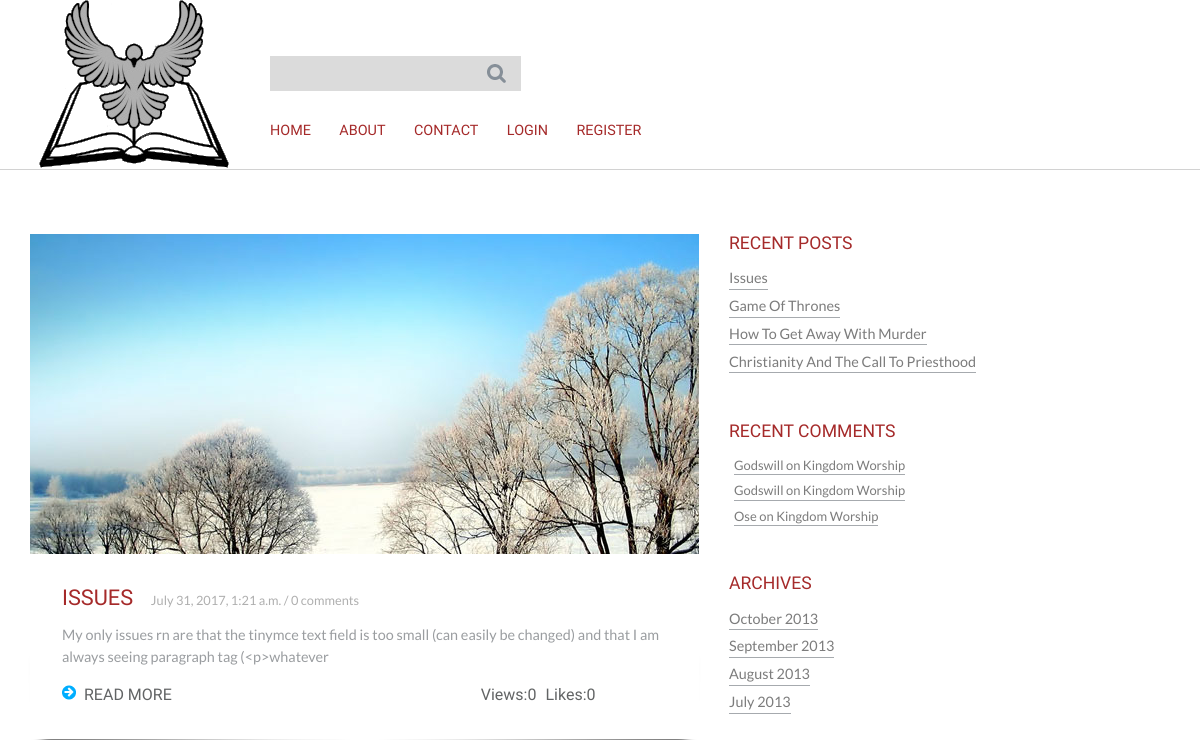
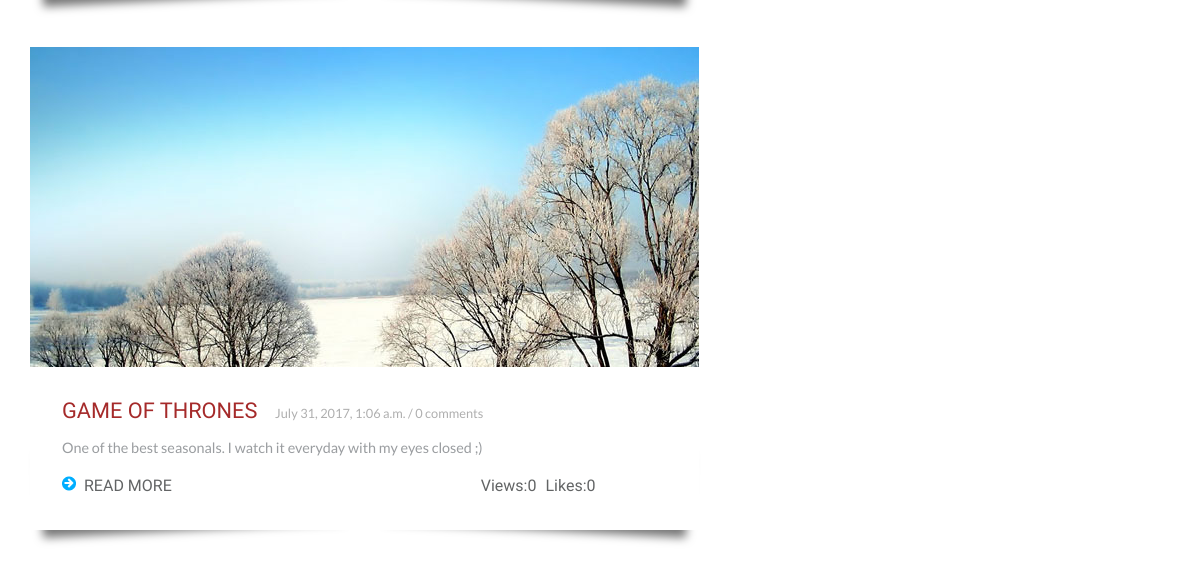
Before: / (upper part) with the older database file (2 pictures, top to bottom).
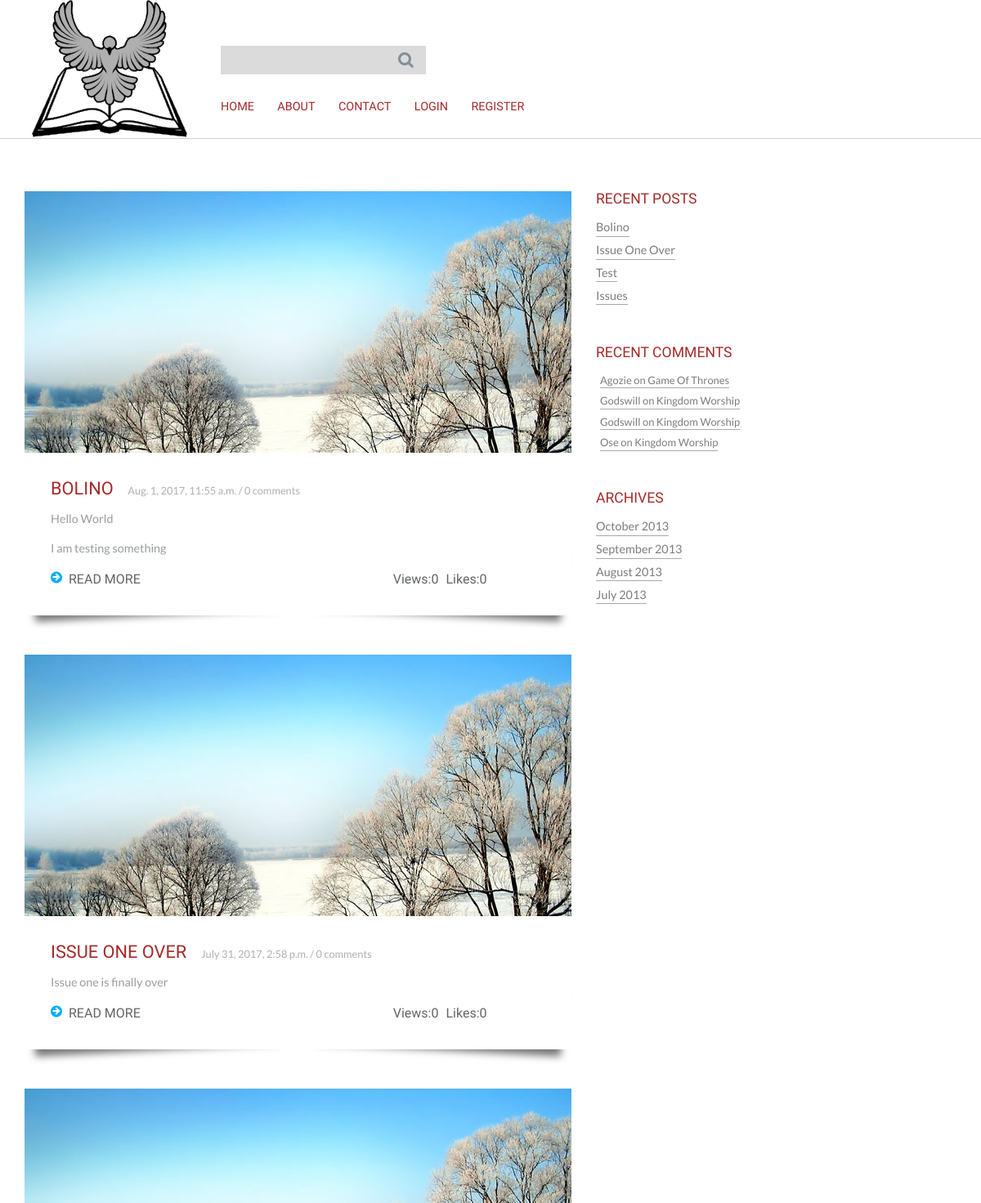
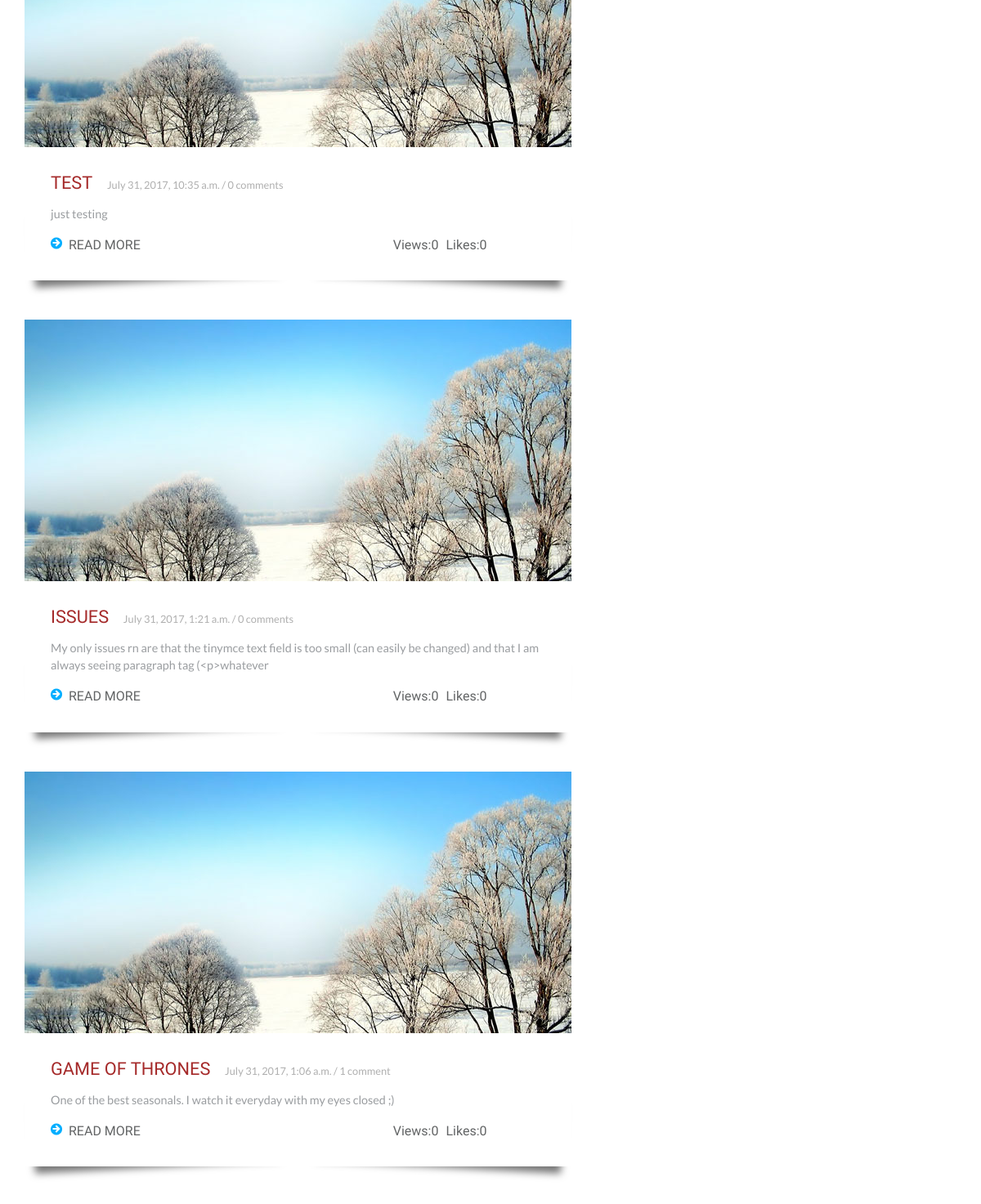
After: the same page with the newer database file (2 pictures, top to bottom).
### blog/models.py (models this page shows, shortened)
class Post(models.Model):
    author = models.ForeignKey('auth.User',null=True)
    title = models.CharField(max_length=150)
    pub_date = models.DateTimeField(default=timezone.now())
    text = models.TextField()
    likes = models.IntegerField(default=0)
    views = models.IntegerField(default=0)
    slug = models.SlugField(unique=True)
    email = models.EmailField(max_length=50, default='kingdom@gmail.com')
    def __str__(self):
        return self.title

class Comment(models.Model):
    commenter = models.ForeignKey('auth.User')
    email = models.EmailField(max_length=50)
    post = models.ForeignKey(Post)
    created_on = models.DateTimeField(default=timezone.now())
    text = tinymce_models.HTMLField()

### blog/views.py (the view)
# urls.py: url(r'^$', views.index, name='index'),
def index(request):
    posts = Post.objects.all().filter(pub_date__lte=timezone.now()).order_by('-pub_date')
    recent_comments()
    recent_posts()
    context = {'posts':posts,'recent_comments':recent_comments,'recent_posts':recent_posts}
    return render(request, 'blog/index.html',context)

### blog/views.py (called while the page is built)
def recent_comments():
    recent_comments = Comment.objects.all().filter(created_on__lte=timezone.now()).order_by('-created_on')[:4]
    return recent_comments

def recent_posts():
    recent_posts = Post.objects.all().filter(pub_date__lte=timezone.now()).order_by('-pub_date')[:4]
    return recent_posts

### templates/blog/index.html (shortened to what this page needs)
{% extends 'blog/base.html' %}
{% load staticfiles %}
{% block body_block %}
<body>
		<div class="content">
			 <div class="container">
				 <div class="content-grids">
					 <div class="col-md-8 content-main">
						 <div class="content-grid">
							 {% if posts %}
							 {% for post in posts %}
							 <div class="content-grid-info">
								 <img src="{% static 'images/post1.jpg' %}" alt=""/>
								 <div class="post-info">
								 <h4><a href="{% url 'blog:detail' post.slug %}">{{ post.title }}</a> {{ post.pub_date }} / {{ post.comment_set.count }} comment{{ post.comment_set.count|pluralize:"s" }}</h4>
								 <p>{{ post.text|safe|slice:":150" }} </p>
								 <a href="{% url 'blog:detail' post.slug %}"><span></span>READ MORE</a>
								 <div class="views-and-likes">
									<a href="#"> Views:{{ post.views}}</a>
									<a href="#" > Likes:{{post.likes}}</a>
								 </div>
								 </div>
							 </div>
							 {% endfor %}
							 {% endif %}
						 </div>
					  </div>
						<div class="col-md-4 side-content">
  					 <div class="recent">
  						 <h3>RECENT POSTS</h3>
							 {% if recent_posts %}
  						 <ul>
								 {% for post in recent_posts %}
  						 <li><a href="{% url 'blog:detail' post.slug %}">{{post.title|title }}</a></li>
							 {% endfor %}
  						 </ul>
							 {% else %}
						 <li><a href="#">No post has been posted</a></li>
							 {% endif %}
  					 </div>
  					 <div class="comments">
  						 <h3>RECENT COMMENTS</h3>
  						 {% if recent_comments %}
  						 <ul>
  							 {% for comment in recent_comments %}
  						 <li><a href="{% url 'blog:detail' comment.post.slug %}">{{comment.commenter|title}} on {{comment.post|title}}</a></li>
  						 	{% endfor %}
  						 </ul>
							 {% else %}
							 <li><a href="#">No comments at the moment</a></li>
  						 {% endif %}
  					 </div>
  					 <div class="archives">
  						 <h3>ARCHIVES</h3>
  						 <ul>
  						 <li><a href="#">October 2013</a></li>
  						 <li><a href="#">September 2013</a></li>
  						 <li><a href="#">August 2013</a></li>
  						 <li><a href="#">July 2013</a></li>
  						 </ul>
  					 </div>
  					</div>
			  </div>
		</div>
</body>
{% endblock %}

Changed rows visible on the page:
no longer on this page (row unchanged): Post: title "How To Get Away With Murder", shown under "RECENT POSTS"
no longer on this page (row unchanged): Post: title "Christianity And The Call To Priesthood", shown under "RECENT POSTS"
no longer on one of the page's lists (row unchanged): Post: title "Game Of Thrones"
added Post: title "BOLINO", pub_date "Aug. 1, 2017, 11:55 a.m.", comment_set.count "0", text "Hello World I am testing something", views "0", likes "0", title "Bolino"
added Post: title "ISSUE ONE OVER", pub_date "July 31, 2017, 2:58 p.m.", comment_set.count "0", text "Issue one is finally over", views "0", likes "0", title "Issue One Over"
added Post: title "TEST", pub_date "July 31, 2017, 10:35 a.m.", comment_set.count "0", text "just testing", views "0", likes "0", title "Test"
computed for Post "GAME OF THRONES": comment_set.count "0" → "1"
added Comment: commenter "Agozie", post "Game Of Thrones"
